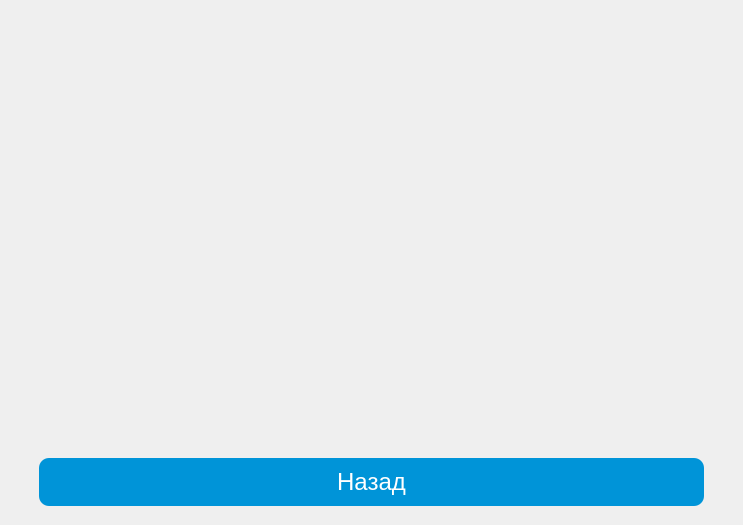
<?xml version="1.0" encoding="UTF-8"?>
<ui version="4.0">
 <class>AllTasksWindow</class>
 <widget class="QMainWindow" name="AllTasksWindow">
  <property name="geometry">
   <rect>
    <x>0</x>
    <y>0</y>
    <width>743</width>
    <height>525</height>
   </rect>
  </property>
  <property name="windowTitle">
   <string>MainWindow</string>
  </property>
  <property name="styleSheet">
   <string notr="true">background-image: url('png/clouds.jpg');
background-repeat: no-repeat;
background-position: center;
background-size: cover;</string>
  </property>
  <widget class="QWidget" name="centralwidget">
   <layout class="QVBoxLayout" name="verticalLayout_2">
    <item>
     <widget class="QScrollArea" name="scroll_area">
      <property name="styleSheet">
       <string notr="true">background:transparent;</string>
      </property>
      <property name="widgetResizable">
       <bool>true</bool>
      </property>
      <widget class="QWidget" name="scroll_widget">
       <property name="geometry">
        <rect>
         <x>0</x>
         <y>0</y>
         <width>719</width>
         <height>16</height>
        </rect>
       </property>
       <property name="sizePolicy">
        <sizepolicy hsizetype="Preferred" vsizetype="Fixed">
         <horstretch>0</horstretch>
         <verstretch>0</verstretch>
        </sizepolicy>
       </property>
      </widget>
     </widget>
    </item>
    <item>
     <layout class="QVBoxLayout" name="verticalLayout">
      <property name="leftMargin">
       <number>30</number>
      </property>
      <property name="rightMargin">
       <number>30</number>
      </property>
      <property name="bottomMargin">
       <number>10</number>
      </property>
      <item>
       <widget class="QPushButton" name="back_button">
        <property name="font">
         <font>
          <family>Arial</family>
          <pointsize>18</pointsize>
         </font>
        </property>
        <property name="styleSheet">
         <string notr="true">QPushButton {
    background: rgb(0, 148, 216);
    color: white;
    border: none;
    border-radius: 10px;
    padding: 10px 20px;
}
QPushButton:hover {
    background: rgb(0, 120, 190); /* Цвет при наведении */
}
QPushButton:pressed {
    background: rgb(0, 100, 160); /* Цвет при нажатии */
}</string>
        </property>
        <property name="text">
         <string>Назад</string>
        </property>
       </widget>
      </item>
     </layout>
    </item>
   </layout>
  </widget>
 </widget>
 <resources/>
 <connections/>
</ui>
